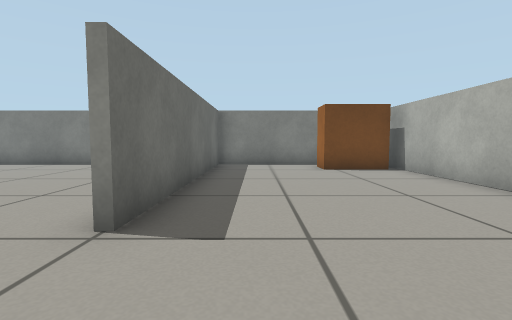
View 1 (above)

16 first-person views from a walk through a world built for the Gazebo simulator. The camera is 0.45 m above the floor, tilts 4° down and sees 85° across. The floor is counted in squares, 0.5 m on a side. Each view is taken from the middle of a square. On the plan, view 1 faces up. The plan holds only what a view shows up to about 11 squares ahead; the rest is blank. The robots in the file are not drawn.

View 2
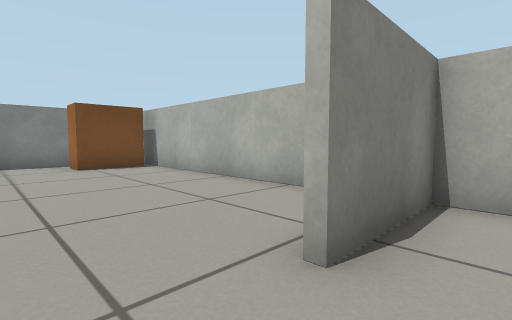

View 3
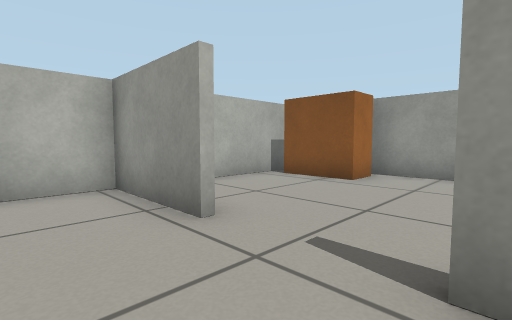

View 4
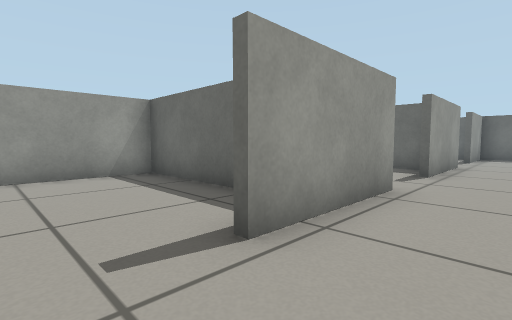

View 5
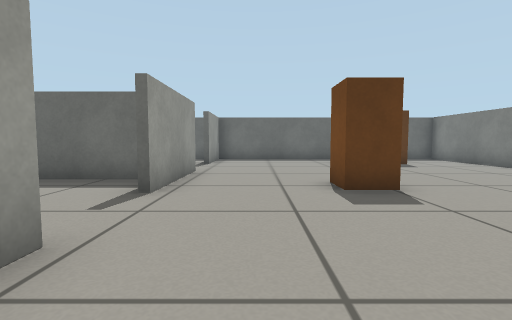

View 6
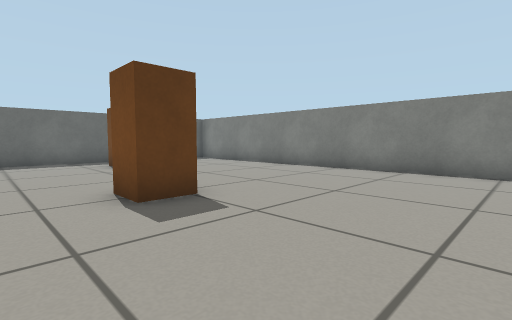

View 7
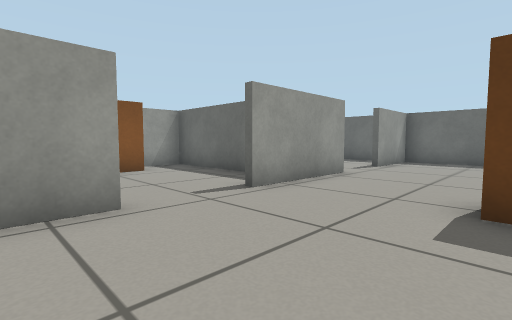

View 8
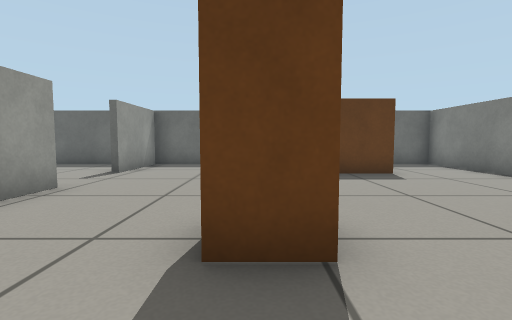

View 9
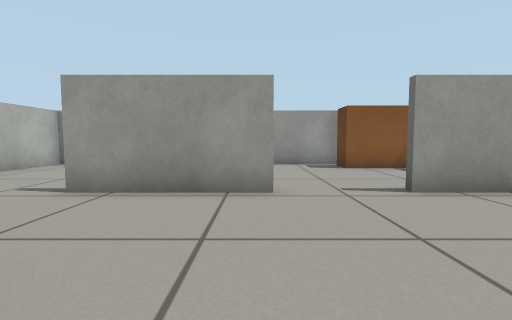

View 10
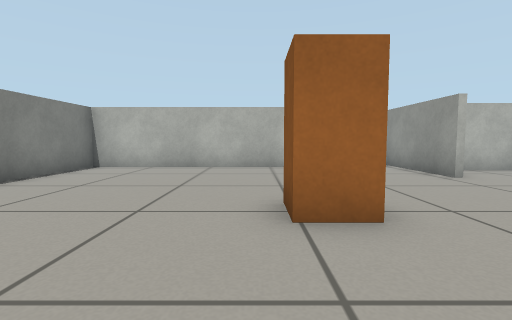

View 11
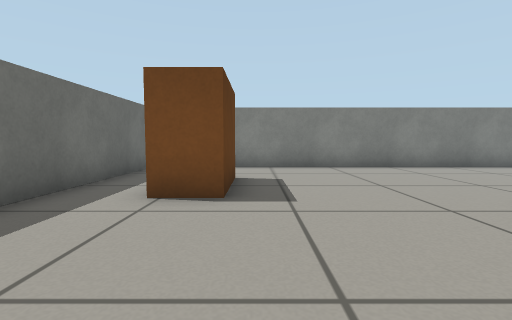

View 12
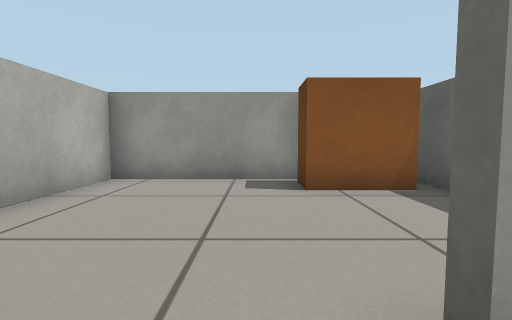

View 13
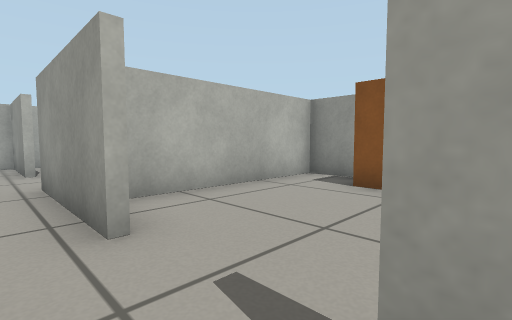

View 14
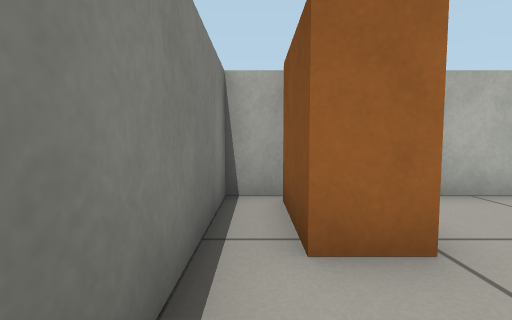

View 15
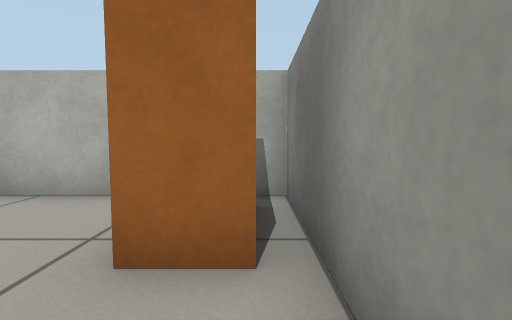

View 16
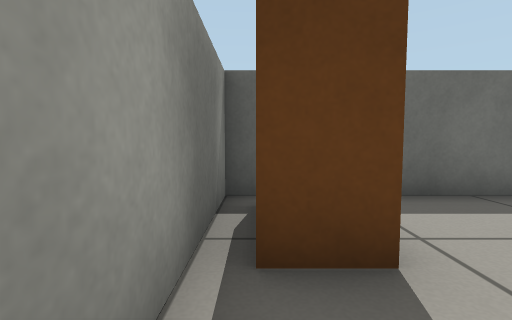

### Floor plan
Ten units are one square. View 1 is at (0, 0); x grows to the right and y downward. Boxes are objects, and circles mark ways between rooms. Rooms are numbered by the first view taken in them; rooms with no view inside come last. Other rooms are left out.
<svg viewBox="-160 -110 210 171">
<path fill="none" stroke="#000" d="M-24 19 -24 55M-20 55 45 55 45 0 16 0M16 -2 45 -2 45 -105 -14 -105 -14 -26M-16 -2 -6 -2M-104 -2 -66 -2M-44 -2 -16 -2M-16 -40 -16 -105 -155 -105 -155 -2 -126 -2M-155 8 -155 55 -70 55M-86 55 -86 26M-40 55 -20 55M-26 56 -26 6M-84 4 -84 55"/>
<rect x="15" y="35" width="30" height="20" fill="#bbb"><title>orange box</title></rect>
<rect x="15" y="-95" width="30" height="10" fill="#bbb"><title>orange box</title></rect>
<rect x="-135" y="-75" width="10" height="20" fill="#bbb"><title>orange box</title></rect>
<rect x="-85" y="-45" width="20" height="10" fill="#bbb"><title>orange box</title></rect>
<rect x="-155" y="35" width="30" height="20" fill="#bbb"><title>orange box</title></rect>
<rect x="-65" y="35" width="20" height="20" fill="#bbb"><title>orange box</title></rect>
<circle cx="5" cy="0" r="3" fill="#2a7"/>
<circle cx="-10" cy="-15" r="3" fill="#2a7"/>
<circle cx="-115" cy="0" r="3" fill="#2a7"/>
<circle cx="-55" cy="0" r="3" fill="#2a7"/>
<text x="10" y="30">1</text>
<text x="20" y="-50">2</text>
<text x="-90" y="-60">3</text>
<text x="-120" y="30">4</text>
<text x="-50" y="30">5</text>
</svg>
Room 1 opens to room 2. Room 2 opens to room 3. Room 3 opens to room 4. Room 3 opens to room 5.

Where each view was taken, in squares from view 1:
view 1: 0 up, 0 right, facing up
view 2: 1 down, 0 right, facing up-right
view 3: 2 up, 1 left, facing down-right
view 4: 2 up, 1 right, facing down-left
view 5: 2 up, 2 left, facing left
view 6: 2 up, 3 left, facing up-left
view 7: 4 up, 3 left, facing down-left
view 8: 4 up, 5 left, facing left
view 9: 5 up, 10 left, facing down
view 10: 5 up, 11 left, facing right
view 11: 1 up, 12 left, facing up
view 12: 1 up, 12 left, facing down
view 13: 1 up, 7 left, facing down-right
view 14: 10 up, 0 right, facing right
view 15: 5 down, 0 right, facing right
view 16: 5 down, 11 left, facing left
